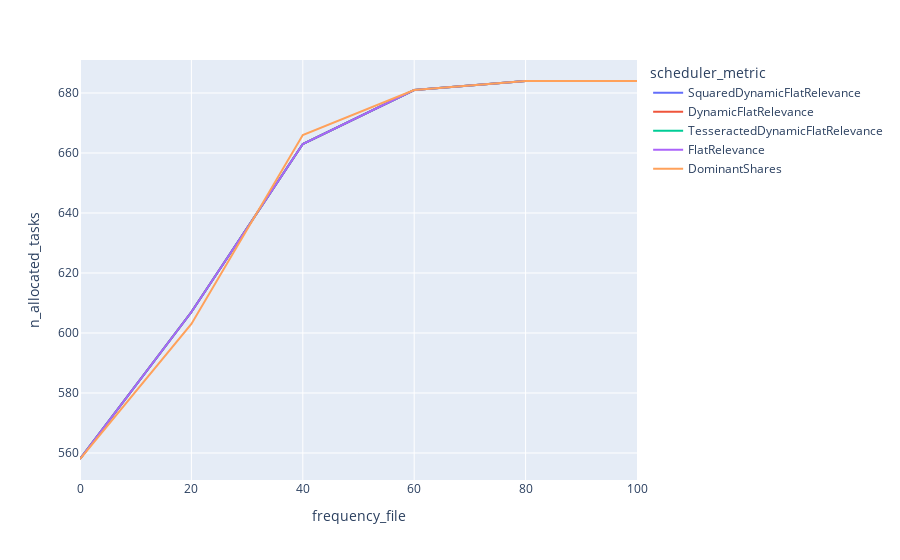

Source (notebook cell):
### Markdown cell above
#### Time-based Budget Unlocking - comparison of different metrics
- N = 125

### Code cell
q1 = df.query("scheduler_n == 125").sort_values(["frequency_file"])
px.line(q1, x="frequency_file", y="n_allocated_tasks", color='scheduler_metric')

### Figure 1 — Plotly figure (JSON) as saved in the notebook; plotly's stock layout.template omitted (floating-point values rounded to 4 significant figures)
{"data": [{"hovertemplate": "scheduler_metric=SquaredDynamicFlatRelevance<br>frequency_file=%{x}<br>n_allocated_tasks=%{y}<extra></extra>", "legendgroup": "SquaredDynamicFlatRelevance", "line": {"color": "#636efa", "dash": "solid"}, "marker": {"symbol": "circle"}, "mode": "lines", "name": "SquaredDynamicFlatRelevance", "orientation": "v", "showlegend": true, "type": "scatter", "x": [0, 20, 40, 60, 80, 100], "xaxis": "x", "y": [558, 607, 663, 681, 684, 684], "yaxis": "y"}, {"hovertemplate": "scheduler_metric=DynamicFlatRelevance<br>frequency_file=%{x}<br>n_allocated_tasks=%{y}<extra></extra>", "legendgroup": "DynamicFlatRelevance", "line": {"color": "#EF553B", "dash": "solid"}, "marker": {"symbol": "circle"}, "mode": "lines", "name": "DynamicFlatRelevance", "orientation": "v", "showlegend": true, "type": "scatter", "x": [0, 20, 40, 60, 80, 100], "xaxis": "x", "y": [558, 607, 663, 681, 684, 684], "yaxis": "y"}, {"hovertemplate": "scheduler_metric=TesseractedDynamicFlatRelevance<br>frequency_file=%{x}<br>n_allocated_tasks=%{y}<extra></extra>", "legendgroup": "TesseractedDynamicFlatRelevance", "line": {"color": "#00cc96", "dash": "solid"}, "marker": {"symbol": "circle"}, "mode": "lines", "name": "TesseractedDynamicFlatRelevance", "orientation": "v", "showlegend": true, "type": "scatter", "x": [0, 20, 40, 60, 80, 100], "xaxis": "x", "y": [558, 607, 663, 681, 684, 684], "yaxis": "y"}, {"hovertemplate": "scheduler_metric=FlatRelevance<br>frequency_file=%{x}<br>n_allocated_tasks=%{y}<extra></extra>", "legendgroup": "FlatRelevance", "line": {"color": "#ab63fa", "dash": "solid"}, "marker": {"symbol": "circle"}, "mode": "lines", "name": "FlatRelevance", "orientation": "v", "showlegend": true, "type": "scatter", "x": [0, 20, 40, 60, 80, 100], "xaxis": "x", "y": [558, 607, 663, 681, 684, 684], "yaxis": "y"}, {"hovertemplate": "scheduler_metric=DominantShares<br>frequency_file=%{x}<br>n_allocated_tasks=%{y}<extra></extra>", "legendgroup": "DominantShares", "line": {"color": "#FFA15A", "dash": "solid"}, "marker": {"symbol": "circle"}, "mode": "lines", "name": "DominantShares", "orientation": "v", "showlegend": true, "type": "scatter", "x": [0, 20, 40, 60, 80, 100], "xaxis": "x", "y": [558, 603, 666, 681, 684, 684], "yaxis": "y"}], "layout": {"legend": {"title": {"text": "scheduler_metric"}, "tracegroupgap": 0}, "margin": {"t": 60}, "xaxis": {"anchor": "y", "domain": [0, 1], "title": {"text": "frequency_file"}}, "yaxis": {"anchor": "x", "domain": [0, 1], "title": {"text": "n_allocated_tasks"}}}}
